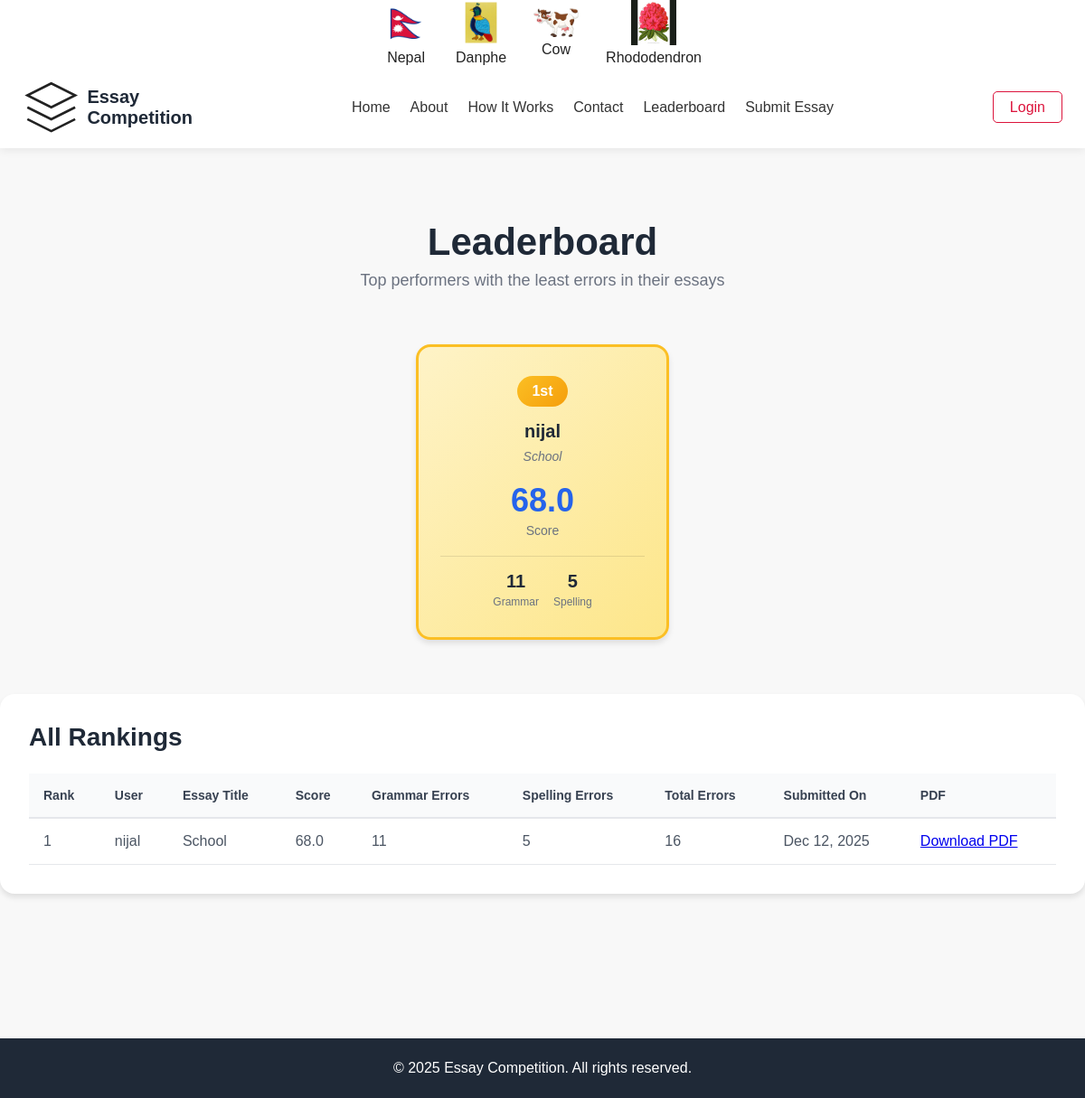
The app's page /leaderboard/, older data.
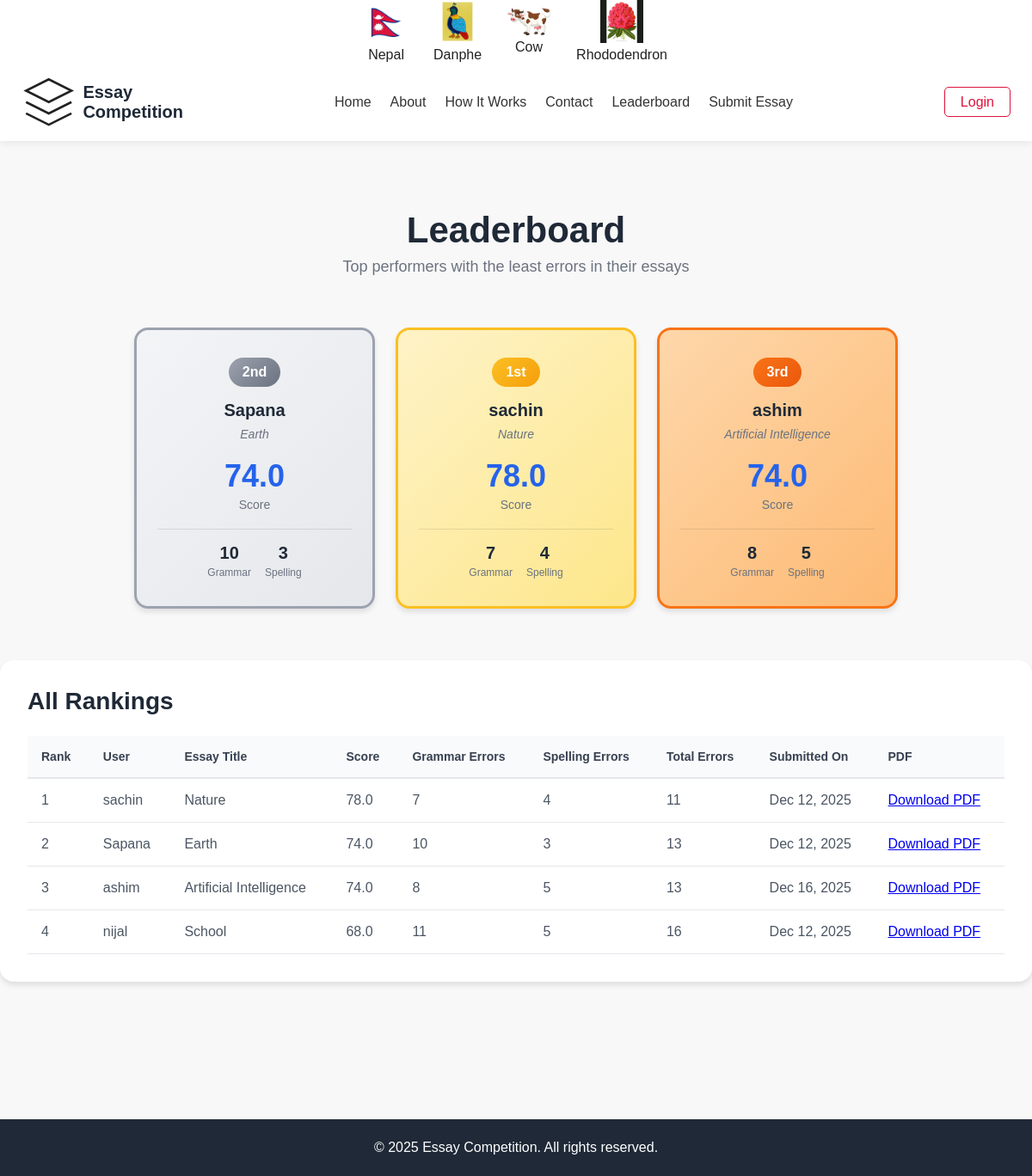
The same page, newer data.
### home/models.py (models this page shows, shortened)
class Essay(models.Model):
    user = models.ForeignKey(settings.AUTH_USER_MODEL, on_delete=models.CASCADE)
    title = models.CharField(max_length=255)
    topic = models.CharField(max_length=100, blank=True, null=True)
    content = models.TextField()
    grammar_errors = models.PositiveIntegerField(default=0)
    spelling_errors = models.PositiveIntegerField(default=0)
    total_errors = models.PositiveIntegerField(default=0)
    score = models.FloatField(default=0)
    pdf_file = models.FileField(upload_to="essays/pdfs/", blank=True, null=True)
    is_approved = models.BooleanField(default=False)
    is_rejected = models.BooleanField(default=False)
    created_at = models.DateTimeField(auto_now_add=True)

class CustomUser(AbstractBaseUser, PermissionsMixin):
    username = models.CharField(max_length=150, unique=True)
    password = models.CharField(max_length=128)
    identydoc = models.FileField(upload_to='user_docs/', blank=True, null=True)
    DOB = models.DateField(null=True, blank=True)
    status = models.CharField(max_length=20, default="active")
    created_at = models.DateTimeField(auto_now_add=True)
    update_at = models.DateTimeField(auto_now=True)
    is_active = models.BooleanField(default=True)
    is_staff = models.BooleanField(default=False)
    USERNAME_FIELD = 'username'
    REQUIRED_FIELDS = []
    objects = CustomUserManager()

### home/views.py (the view)
# urls.py: path('leaderboard/', views.leaderboard, name='leaderboard'),
def leaderboard(request):
    essays = Essay.objects.filter(is_approved=True).order_by('-score', 'total_errors', 'created_at')
    return render(request, "leaderboard.html", {"essays": essays})

### home/templates/leaderboard.html (shortened to what the changed rows need)
{% extends "base.html" %}
{% load static %}
{% block extra_css %}
<link rel="stylesheet" href="{% static 'css/leaderboard.css' %}">
{% endblock %}
{% block content %}
<main class="main-content leaderboard-page">
    <div class="container">
        <div class="page-header">
            <h1>Leaderboard</h1>
        </div>
        {% if essays %}
        <div class="podium-section">
            <div class="podium">
                {% for essay in essays|slice:":3" %}
                {% if forloop.counter == 1 %}
                <div class="podium-item first">
                    <div class="rank-badge gold"><span>1st</span></div>
                    {% elif forloop.counter == 2 %}
                    <div class="podium-item second">
                        <div class="rank-badge silver"><span>2nd</span></div>
                        {% else %}
                        <div class="podium-item third">
                            <div class="rank-badge bronze"><span>3rd</span></div>
                            {% endif %}
                            <h3>{{ essay.user.username }}</h3>
                            <p class="essay-title">{{ essay.title|truncatewords:5 }}</p>
                            <div class="score-info">
                                <span class="score">{{ essay.score }}</span>
                                <span class="score-label">Score</span>
                            </div>
                            <div class="error-stats">
                                <div class="error-item">
                                    <span class="error-count">{{ essay.grammar_errors }}</span>
                                    <span class="error-type">Grammar</span>
                                </div>
                                <div class="error-item">
                                    <span class="error-count">{{ essay.spelling_errors }}</span>
                                    <span class="error-type">Spelling</span>
                                </div>
                            </div>
                        </div>
                        {% endfor %}
                    </div>
                </div>
                {% endif %}
                <div class="leaderboard-table-section">
                    <h2>All Rankings</h2>
                    {% if essays %}
                    <div class="table-wrapper">
                        <table class="leaderboard-table">
                            <thead>
                                <tr>
                                    <th>Rank</th>
                                    <th>User</th>
                                    <th>Essay Title</th>
                                    <th>Score</th>
                                    <th>Grammar Errors</th>
                                    <th>Spelling Errors</th>
                                    <th>Total Errors</th>
                                    <th>Submitted On</th>
                                    <th>PDF</th>
                                </tr>
                            </thead>
                            <tbody>
                                {% for essay in essays %}
                                <tr>
                                    <td>{{ forloop.counter }}</td>
                                    <td>{{ essay.user.username }}</td>
                                    <td>{{ essay.title }}</td>
                                    <td>{{ essay.score }}</td>
                                    <td>{{ essay.grammar_errors }}</td>
                                    <td>{{ essay.spelling_errors }}</td>
                                    <td>{{ essay.total_errors }}</td>
                                    <td>{{ essay.created_at|date:"M d, Y" }}</td>
                                    <td>
                                        {% if essay.pdf_file %}
                                        <a href="{{ essay.pdf_file.url }}" download>Download PDF</a>
                                        {% else %}
                                        N/A
                                        {% endif %}
                                    </td>
                                </tr>
                                {% endfor %}
                            </tbody>
                        </table>
                    </div>
                    {% else %}
                    <div class="empty-state">
                        <h3>No Essays Yet</h3>
                        <p>Be the first to submit an essay and top the leaderboard!</p>
                        <a href="{% url 'submit_essay' %}" class="btn-primary">Submit Essay</a>
                    </div>
                    {% endif %}
                </div>
            </div>
</main>
{% endblock %}

Row changes from the older to the newer data that the page shows:
no longer on one of the page's lists (row unchanged): Essay: user.username "nijal", title "School", score "68.0", grammar_errors "11", spelling_errors "5"
now on this page (row edited): Essay: shows "1st", user.username "sachin", title "Nature", score "78.0", grammar_errors "7", spelling_errors "4", total_errors "11", created_at "Dec 12, 2025"
now on this page (row edited): Essay: shows "2nd", user.username "Sapana", title "Earth", score "74.0", grammar_errors "10", spelling_errors "3", total_errors "13", created_at "Dec 12, 2025"
added Essay: shows "3rd", user.username "ashim", title "Artificial Intelligence", score "74.0", grammar_errors "8", spelling_errors "5", total_errors "13", created_at "Dec 16, 2025"
